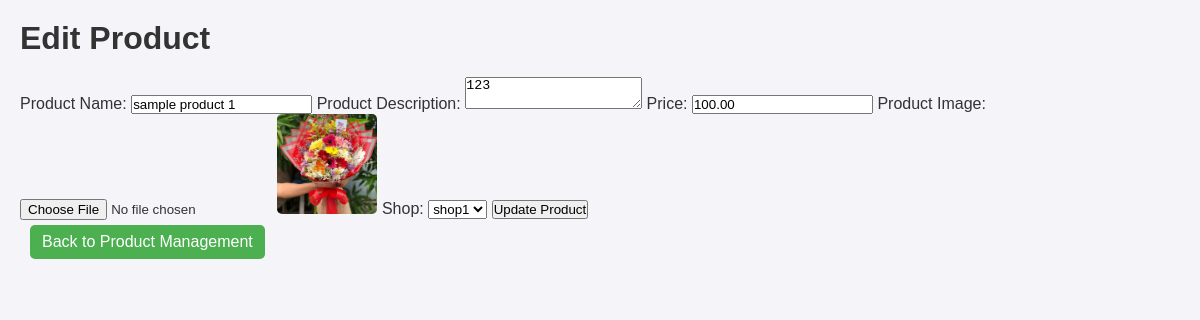
Screenshot of /edit_product.php?id=10 (signed in) with the database file from the repository.
### tables this page shows
CREATE TABLE `products` (
  `id` int(11) NOT NULL,
  `user_id` int(11) NOT NULL,
  `product_name` varchar(255) NOT NULL,
  `product_description` text NOT NULL,
  `price` decimal(10,2) NOT NULL,
  `product_image` varchar(255) NOT NULL,
  `created_at` timestamp NOT NULL DEFAULT current_timestamp(),
  `shop_id` int(11) NOT NULL
);

CREATE TABLE `shops` (
  `id` int(11) NOT NULL,
  `user_id` int(11) NOT NULL,
  `shop_name` varchar(255) NOT NULL,
  `shop_email` varchar(255) NOT NULL,
  `shop_address` text NOT NULL,
  `shop_phone` varchar(20) NOT NULL,
  `profile_picture` varchar(255) DEFAULT NULL,
  `identity_proof` varchar(255) DEFAULT NULL,
  `business_license` varchar(255) DEFAULT NULL,
  `sales_tax_registration` varchar(255) DEFAULT NULL,
  `valid_id` varchar(255) DEFAULT NULL,
  `created_at` timestamp NOT NULL DEFAULT current_timestamp()
);

### edit_product.php (the view, shortened to what this page needs)
<?php
require 'db.php';
if (isset($_GET['id'])) {
    $product_id = $_GET['id'];
    $query = "
        SELECT p.id, p.user_id, p.product_name, p.product_description, p.price, p.product_image, p.shop_id, s.shop_name
        FROM products p
        JOIN shops s ON p.shop_id = s.id
        WHERE p.id = ?";
    $stmt = $conn->prepare($query);
    $stmt->bind_param('i', $product_id);
    $stmt->execute();
    $result = $stmt->get_result();
    if ($result->num_rows > 0) {
        $product = $result->fetch_assoc();
    } else {
        echo "Product not found.";
        exit();
    }
}
?>
<!DOCTYPE html>
<html lang="en">
<head>
    <link rel="stylesheet" href="manage_products.css">
</head>
<body>
    <h1>Edit Product</h1>
    <form action="edit_product.php?id=<?php echo $product_id; ?>" method="POST" enctype="multipart/form-data">
        <label for="product_name">Product Name:</label>
        <input type="text" name="product_name" id="product_name" value="<?php echo htmlspecialchars($product['product_name']); ?>" required>
        <label for="product_description">Product Description:</label>
        <textarea name="product_description" id="product_description" required><?php echo htmlspecialchars($product['product_description']); ?></textarea>
        <label for="price">Price:</label>
        <input type="number" step="0.01" name="price" id="price" value="<?php echo htmlspecialchars($product['price']); ?>" required>
        <label for="product_image">Product Image:</label>
        <input type="file" name="product_image" id="product_image">
        <img src="uploads/<?php echo $product['product_image']; ?>" alt="Current Image" width="100" height="100">
        <label for="shop_id">Shop:</label>
        <select name="shop_id" id="shop_id">
            <?php
            $shops_query = "SELECT id, shop_name FROM shops";
            $shops_result = $conn->query($shops_query);
            while ($shop = $shops_result->fetch_assoc()):
            ?>
                <option value="<?php echo $shop['id']; ?>" <?php if ($shop['id'] == $product['shop_id']) echo 'selected'; ?>>
                    <?php echo htmlspecialchars($shop['shop_name']); ?>
                </option>
            <?php endwhile; ?>
        </select>
        <button type="submit" name="update_product">Update Product</button>
    </form>
    <a href="manage_products.php">Back to Product Management</a>
</body>
</html>

### manage_products.css (style rules this page uses)
* { margin: 0; padding: 0; box-sizing: border-box; }
body { font-family: Arial, sans-serif; background-color: #f4f4f9; color: #333; padding: 20px; }
h1 { color: #333; font-size: 2em; margin-bottom: 20px; }
img { border-radius: 5px; object-fit: cover; }
a { display: inline-block; margin: 5px 10px; padding: 8px 12px; text-decoration: none; background-color: #4CAF50; color: white; border-radius: 5px; }

### rows the page displays
products: product_name "sample product 1", product_description "123", price "100.00", product_image (picture), shop_id "shop1"
